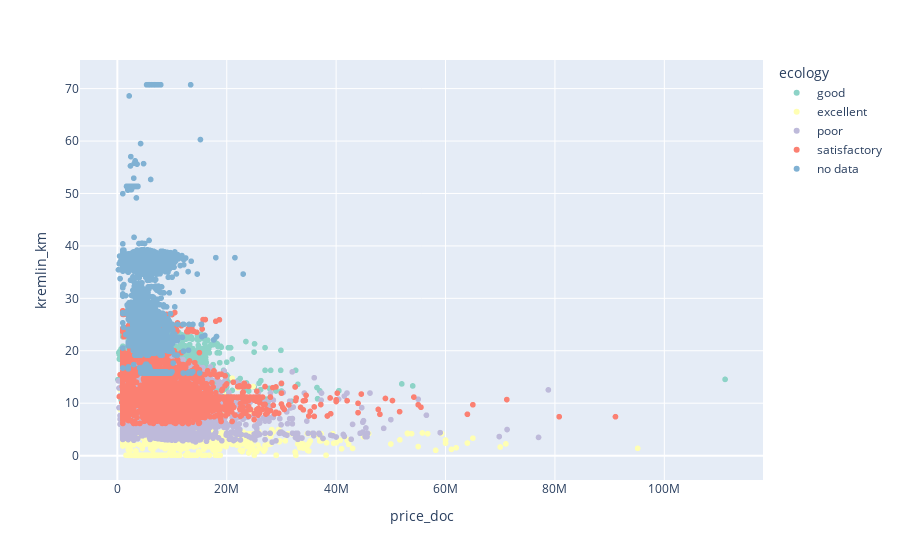

Write notebook code for a chart like this one.
### Code cell
fig = px.scatter(
    data_frame=sber_data,
    x='price_doc',
    y='kremlin_km',
    color='ecology',
    color_discrete_sequence=px.colors.qualitative.Set3,
    )
fig.show()

### Figure 1 — Plotly figure (JSON) as saved in the notebook; plotly's stock layout.template omitted (floating-point values rounded to 4 significant figures; data arrays with more than 128 entries replaced by an {"elided": "..."} marker saying what was removed)
{"data": [{"hovertemplate": "ecology=good<br>price_doc=%{x}<br>kremlin_km=%{y}<extra></extra>", "legendgroup": "good", "marker": {"color": "rgb(141,211,199)", "symbol": "circle"}, "mode": "markers", "name": "good", "showlegend": true, "type": "scattergl", "x": {"elided": "7174 int values"}, "xaxis": "x", "y": {"elided": "7174 float values"}, "yaxis": "y"}, {"hovertemplate": "ecology=excellent<br>price_doc=%{x}<br>kremlin_km=%{y}<extra></extra>", "legendgroup": "excellent", "marker": {"color": "rgb(255,255,179)", "symbol": "circle"}, "mode": "markers", "name": "excellent", "showlegend": true, "type": "scattergl", "x": {"elided": "3938 int values"}, "xaxis": "x", "y": {"elided": "3938 float values"}, "yaxis": "y"}, {"hovertemplate": "ecology=poor<br>price_doc=%{x}<br>kremlin_km=%{y}<extra></extra>", "legendgroup": "poor", "marker": {"color": "rgb(190,186,218)", "symbol": "circle"}, "mode": "markers", "name": "poor", "showlegend": true, "type": "scattergl", "x": {"elided": "8018 int values"}, "xaxis": "x", "y": {"elided": "8018 float values"}, "yaxis": "y"}, {"hovertemplate": "ecology=satisfactory<br>price_doc=%{x}<br>kremlin_km=%{y}<extra></extra>", "legendgroup": "satisfactory", "marker": {"color": "rgb(251,128,114)", "symbol": "circle"}, "mode": "markers", "name": "satisfactory", "showlegend": true, "type": "scattergl", "x": {"elided": "3685 int values"}, "xaxis": "x", "y": {"elided": "3685 float values"}, "yaxis": "y"}, {"hovertemplate": "ecology=no data<br>price_doc=%{x}<br>kremlin_km=%{y}<extra></extra>", "legendgroup": "no data", "marker": {"color": "rgb(128,177,211)", "symbol": "circle"}, "mode": "markers", "name": "no data", "showlegend": true, "type": "scattergl", "x": {"elided": "7656 int values"}, "xaxis": "x", "y": {"elided": "7656 float values"}, "yaxis": "y"}], "layout": {"legend": {"title": {"text": "ecology"}, "tracegroupgap": 0}, "margin": {"t": 60}, "xaxis": {"anchor": "y", "domain": [0, 1], "title": {"text": "price_doc"}}, "yaxis": {"anchor": "x", "domain": [0, 1], "title": {"text": "kremlin_km"}}}}
